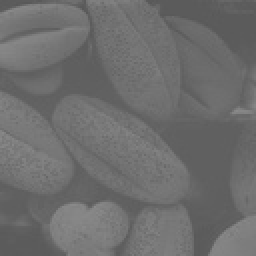
%> input picture ComputerVision/Assignment 2/Food.jpg, 128 x 128 px, shrunk from 500 x 500 before the run (shown 2 times larger)
$ octave main.m   (GNU Octave 9; MATLAB toolbox functions it lacks are replaced by stand-ins)
%> lines starting %> are read from the running program, lines starting %| are printed output that depends on the picture
%> further down, food is the input picture: size 128x128 uint8; min 88, max 139, mean 109.1
### ComputerVision/Assignment 2/Scaling.m
%Lyle Olsen
%Assignment 2

function [scaledIm,transFunc]=Scaling(inputIm,range)
%> called with range = [0 255]
y = zeros(size(inputIm));

[row,col] = size(inputIm);
%> row = 128; col = 128
minX = min(min(inputIm));
%> minX = 88
maxX = max(max(inputIm));
%> maxX = 139
newMin = range(1);
newMax = range(2);
% [7 lines of commented-out code are left out]

mSlope = (newMax-newMin)/(maxX - minX);
%> mSlope = 5
%disp(mSlope)
b = newMin - (mSlope * minX);
%> b = -440
%disp('b')
%disp(b)
for i=1:row
    for j=1:col
        %disp(mSlope)
        %disp(inputIm(i,j))
        %disp(b)
        y(i,j) = mSlope*inputIm(i,j)+ b;
        y(i,j) = y(i,j)/255;
        %disp(y(i,j))
        %pause
    end
end
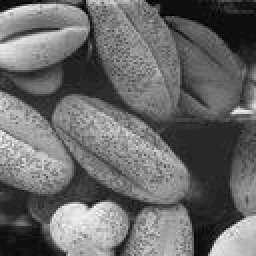
%> y: size 128x128 double (shown 2 times larger); min 0, max 1, mean 0.413
%fprintf('%d,%d - %d,%d',minX,newMin,maxX,newMax)
scaledIm = im2uint8(y);

%transFunc = zer%os(1,newMax-newMin+1);
test1 = unique(y');
%> test1 = 52 values from 0 to 1
transFunc = test1(:)';
%> transFunc = 52 values from 0 to 1
%disp(transFunc)
end

### ComputerVision/Assignment 2/CalHist.m
%Lyle Olsen
%Assignment 2

function [histogram,normalizedHist] = CalHist(inputIm)
%Normalized histogram is just the sums of the values of pixels divided by
%the number of pixels

%histogram is just the sums of intensity
[row,col] = size(inputIm);

histMap = containers.Map('KeyType','double','ValueType','double');
normMap = containers.Map('KeyType','double','ValueType','double');

for i=1:row
    for j=1:col
        theSum = sum(inputIm(:)== inputIm(i,j));
        histMap(inputIm(i,j)) = theSum;
        normMap(inputIm(i,j)) = theSum/(row*col);
    end
end

normArr = zeros(1,max(max(inputIm)));
histArr = zeros(1,max(max(inputIm)));

for i=1:length(normArr)
    if ~isKey(normMap,i)
        normArr(i) = 0;
    else
        normArr(i) = normMap(i);
    end

    if ~isKey(histMap,i)
        histArr(i) = 0;
    else
        histArr(i) = histMap(i);
    end
end

histogram = histArr;
normalizedHist = normArr;

end

### ComputerVision/Assignment 2/HistEqualization.m
%Lyle Olsen
%Assignment 2

function [enhancedIm, transFunc] = HistEqualization(inputIm)

[row,col] = size(inputIm);
%inputIm = im2double(inputIm);

sumArray = containers.Map('KeyType','double','ValueType','double');

%getting the counts for each pixel
for i = 1:row
    for j=1:col
        sumArray(inputIm(i,j)) = sum(inputIm(:)== inputIm(i,j));
    end
end

y = zeros(1,max(max(inputIm)));

for i=1:length(y)
    if ~isKey(sumArray,i)
        y(i) = 0;
    else
        y(i) = sumArray(i);
    end
end
transImage = y;
%summ of previous array element
for i=2:length(y)
    transImage(i) = transImage(i-1) + y(i);
end

for i=1:length(transImage)
    newTransform(i)=(transImage(i)/(row*col))*255;
    sumArray(i) = newTransform(i);
end

transFunc = newTransform;
enhancedIm = inputIm;

for i=1:row
    for j=1:col
        if isKey(sumArray,enhancedIm(i,j))
            enhancedIm(i,j) = sumArray(enhancedIm(i,j));
        end
    end
end

enhancedIm = im2uint8(enhancedIm);

end

### ComputerVision/Assignment 2/main.m
%Lyle Olsen
%Assignment 2

food = imread('Food.jpg');

%---------------------problem 1----------------------------
[scaledFood, transform] = Scaling(double(food), [0,255]);
%> transform = 52 values from 0 to 1
low = min(min(food));
%> low = 88
high = max(max(food));
%> high = 139
xAxis = linspace(0,255,length(transform));
%> xAxis = 52 values from 0 to 255
figure;
subplot(1,1,1)
plot(xAxis,transform)
%axis([0,255,low,high])
xlabel('New Intensity')
ylabel('Old Intensity')
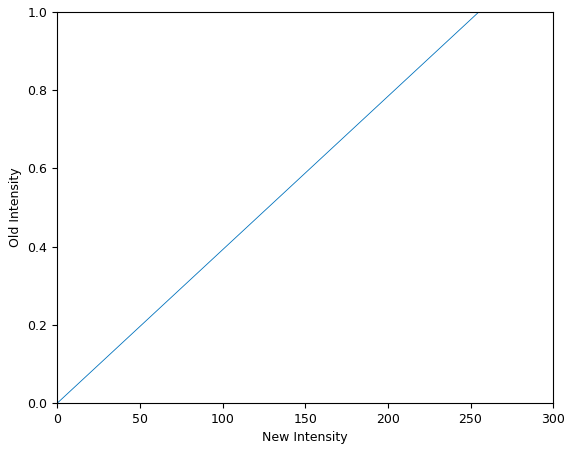
%> figure redrawn from the program's plot data; curve peaks at x = 255, y = 1

disp('Finish solving question 1')
pause

%---------------------problem 2 ---------------------------
%needs work
matScaledFood = imadjust(food);
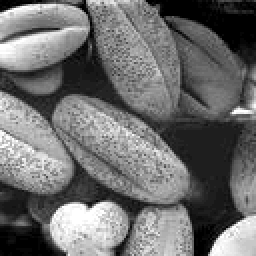
%> matScaledFood: size 128x128 uint8 (shown 2 times larger); min 0, max 255, mean 109.6
figure;
subplot(1,2,1)
imshow(matScaledFood)
title('Matlab scaled food')
subplot(1,2,2)
imshow(scaledFood)
title('My Scaled food')

disp('Finish solving question 2')
pause

%---------------------problem 3 ---------------------------
disp('Working on problem 3')
[myHist,myNormalized] = CalHist(scaledFood);
%> after the loop in CalHist, `for i=1:length(normArr)`: histArr = 255 values, max 1158 at index 40, min 0 at index 1, mean 64.22; normArr = 255 values, max 0.0707 at index 40, min 0 at index 1, mean 0.00392
%> in CalHist, `histogram = histArr;`: histogram has the same summary as histArr
%> in CalHist, `normalizedHist = normArr;`: normalizedHist has the same summary as normArr
%> myHist has the same summary as histArr in CalHist; myNormalized has the same summary as normArr in CalHist
[matHist,matNormalized] = CalHist(matScaledFood);
%> matHist = 255 values, max 1158 at index 30, min 0 at index 1, mean 61.15; matNormalized = 255 values, max 0.0707 at index 30, min 0 at index 1, mean 0.00373

xAxis = linspace(0,length(myHist),length(myHist));
%> xAxis = 255 values from 0 to 255
figure
subplot(1,2,1)
bar(myNormalized);
title('My Normalized Histogram')
xlabel('intensity')
ylabel('count')

subplot(1,2,2)
bar(matNormalized);
title('Matlab Normalized Historgram')
xlabel('intensity')
ylabel('count')
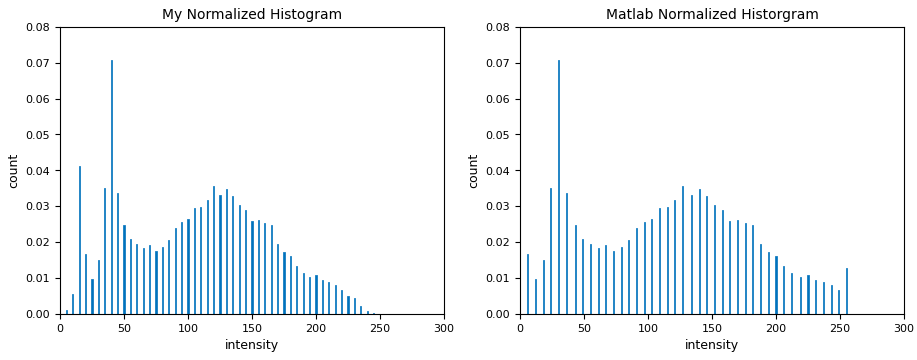
%> figure redrawn from the program's plot data, 2 panels; panel 1: tallest bar 0.0707 high, from x = 39.6 to 40.4; panel 2: tallest bar 0.0707 high, from x = 29.6 to 30.4

disp('Finish solving question 3')
pause

%---------------------problem 4 ---------------------------
disp('working on problem 4')
tic;
[enhancedFood, transHistogram] = HistEqualization(food);
%> after the loop in HistEqualization, `for i=1:length(y)`: y = 139 values, max 1158 at index 96, min 0 at index 1, mean 117.9
%> in HistEqualization, `transImage = y;`: transImage has the same summary as y
%> the loop in HistEqualization, `for i=2:length(y)` made 138 passes
%> after the loop in HistEqualization, `for i=2:length(y)`: transImage = 139 values from 0 to 16384
%> the loop in HistEqualization, `for i=1:length(transImage)` made 139 passes
%> after the loop in HistEqualization, `for i=1:length(transImage)`: newTransform = 139 values from 0 to 255
%> after the loop in HistEqualization, `for i=1:row`:
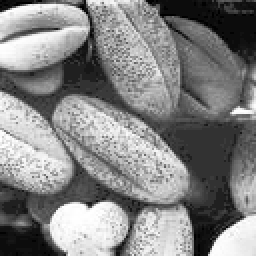
%> enhancedIm: size 128x128 uint8 (shown 2 times larger); min 0, max 255, mean 131.1
%> transHistogram = 139 values from 0 to 255
time = toc;
fprintf('Time Elapsed: %d\n',time)
disp('Finish solving question 4')
pause

%---------------------problem 5 ---------------------------
tic
matlabEnhanced = histeq(food);
matlabTime = toc;
fprintf('matlab time elapsed: %d\n',matlabTime)
fprintf('My time compared to the matlab time is quite slower. My time problem comes from the multiple for loops \n I needed to get the values in the image. Given more time it could have been refactored to be faster.\n')
fprintf('While looking at the implementation of histeq it was interesting to see the use of finding an error value \n to find a number that is within the acutal and desired cumulative histogram.\n')

figure
subplot(1,2,1)
imshow(matlabEnhanced)
title('Matlab Enhanced')
subplot(1,2,2)
imshow(enhancedFood)
title('My Enhanced image')


figure
subplot(1,2,1)
imhist(matlabEnhanced)
title('theirs')
subplot(1,2,2)
bar(transHistogram)
title('mine')
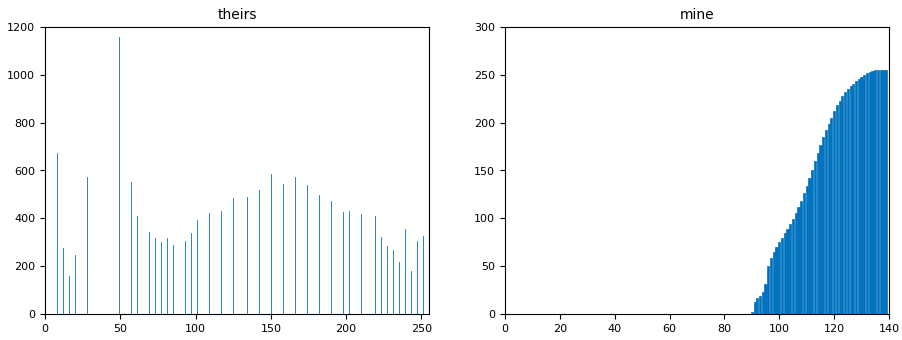
%> figure redrawn from the program's plot data, 2 panels; panel 1: highest point at x = 49, y = 1158; panel 2: tallest bar 255 high, from x = 138.6 to 139.4


disp('Finish solving question 5')
pause
